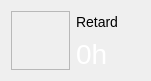
   <widget class="QWidget" name="layoutWidget">
    <property name="geometry">
     <rect>
      <x>209</x>
      <y>39</y>
      <width>151</width>
      <height>61</height>
     </rect>
    </property>
    <layout class="QHBoxLayout" name="horizontalLayout_3">
     <item>
      <widget class="QFrame" name="frame_2">
       <property name="minimumSize">
        <size>
         <width>59</width>
         <height>59</height>
        </size>
       </property>
       <property name="maximumSize">
        <size>
         <width>59</width>
         <height>59</height>
        </size>
       </property>
       <property name="styleSheet">
        <string notr="true">border-image: url(:/clock/pictures/sport.png) 0 0 0 0 stretch stretch;</string>
       </property>
       <property name="frameShape">
        <enum>QFrame::StyledPanel</enum>
       </property>
       <property name="frameShadow">
        <enum>QFrame::Raised</enum>
       </property>
      </widget>
     </item>
     <item>
      <layout class="QVBoxLayout" name="verticalLayout_3">
       <item>
        <widget class="QLabel" name="label_4">
         <property name="styleSheet">
          <string notr="true">font-size: 14px;</string>
         </property>
         <property name="text">
          <string>Retard</string>
         </property>
        </widget>
       </item>
       <item>
        <widget class="QLabel" name="late_time_label">
         <property name="styleSheet">
          <string notr="true">font-size: 28px;
color: white;</string>
         </property>
         <property name="text">
          <string>0h</string>
         </property>
        </widget>
       </item>
      </layout>
     </item>
    </layout>
   </widget>
